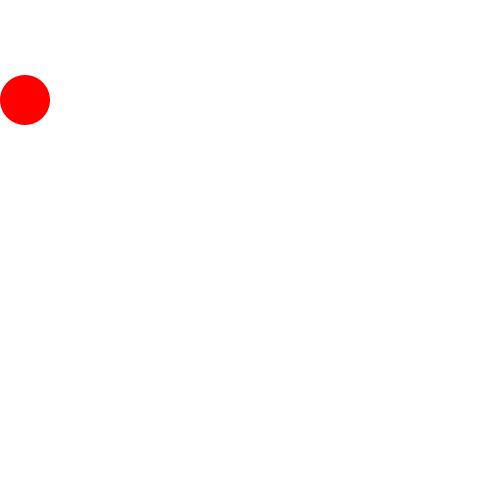
Frame 1 (no input)
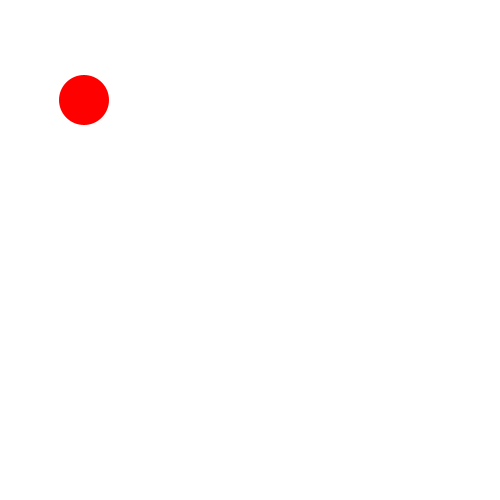
Frame 60 (the mouse pressed at the canvas centre just before this capture)
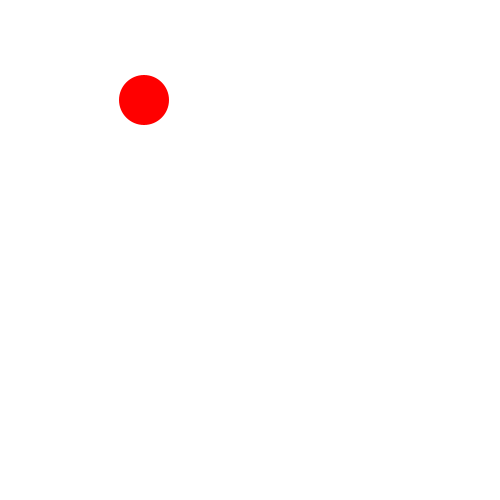
Frame 120 (the mouse held since frame 60 and released just before this capture)

The Processing sketch that drew these frames (run headless with seeded random() and noise(); from frame 60 on, the mouse is pressed at the canvas centre):

// Processing sketch: movingBall
// ── movingBall.pde
/*  susan evans
    last edited 04/12/2017
    class example, with a ball moving on the screen
*/

int ballX = 25;

void setup() {
  // sets the size of the canvas to 500x500
  size(500, 500);
  // turns the stroke off
  noStroke();
  // sets the background color to white
  background(255);
}

void draw() {
  // clears the background, so the ball does not leave a trail
  background(255);
  // sets the fill color to red
  fill(255, 0, 0);
  // draws the 50x50 ball at ballX, 100
  ellipse(ballX, 100, 50, 50);
  // increases the ballX variable by 1
  ballX = ballX + 1;
}
